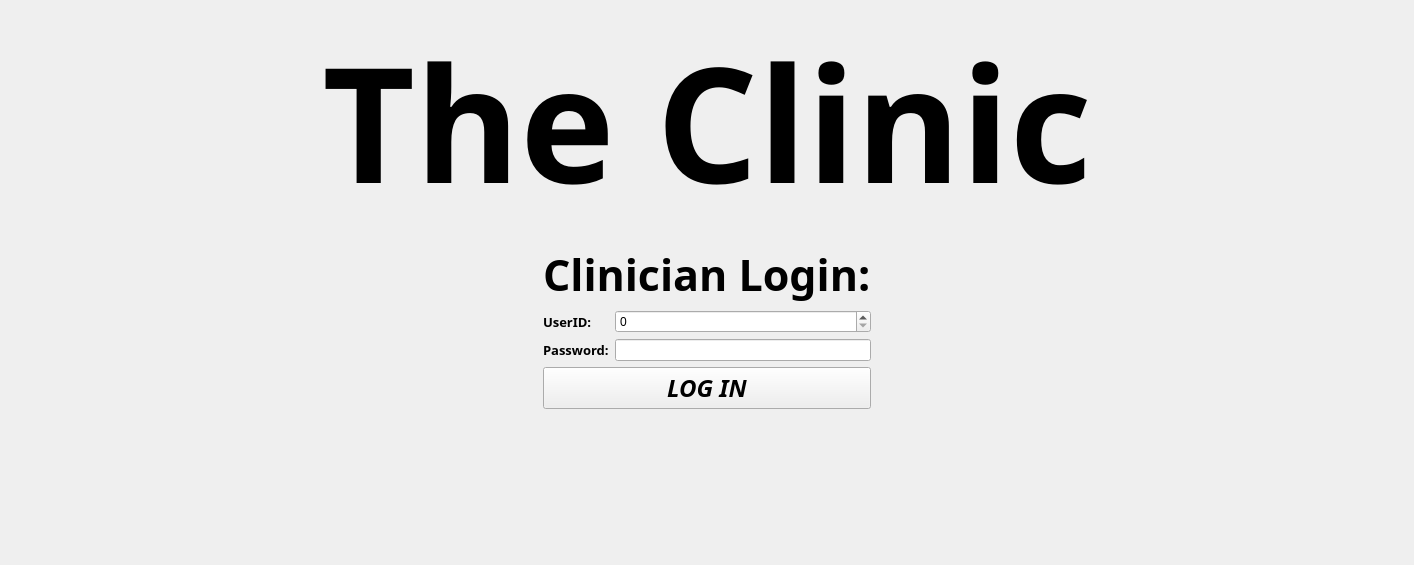
          <widget class="QWidget" name="tab_3">
           <attribute name="icon">
            <iconset>
             <normalon>:/staff.png</normalon>
            </iconset>
           </attribute>
           <attribute name="title">
            <string>Clinician</string>
           </attribute>
           <layout class="QGridLayout" name="gridLayout">
            <item row="0" column="0" colspan="3">
             <widget class="QLabel" name="mainTitle">
              <property name="font">
               <font>
                <family>Embassy BT</family>
                <pointsize>120</pointsize>
                <weight>75</weight>
                <bold>true</bold>
               </font>
              </property>
              <property name="frameShape">
               <enum>QFrame::NoFrame</enum>
              </property>
              <property name="frameShadow">
               <enum>QFrame::Sunken</enum>
              </property>
              <property name="text">
               <string>The Clinic</string>
              </property>
              <property name="alignment">
               <set>Qt::AlignCenter</set>
              </property>
             </widget>
            </item>
            <item row="1" column="0">
             <spacer name="horizontalSpacer_7">
              <property name="orientation">
               <enum>Qt::Horizontal</enum>
              </property>
              <property name="sizeHint" stdset="0">
               <size>
                <width>517</width>
                <height>20</height>
               </size>
              </property>
             </spacer>
            </item>
            <item row="1" column="1">
             <widget class="QFrame" name="frame_12">
              <property name="frameShape">
               <enum>QFrame::NoFrame</enum>
              </property>
              <property name="frameShadow">
               <enum>QFrame::Plain</enum>
              </property>
              <layout class="QFormLayout" name="formLayout_17">
               <item row="0" column="0" colspan="2">
                <widget class="QLabel" name="label">
                 <property name="font">
                  <font>
                   <family>Embassy BT</family>
                   <pointsize>32</pointsize>
                   <weight>75</weight>
                   <bold>true</bold>
                  </font>
                 </property>
                 <property name="text">
                  <string>Clinician Login:</string>
                 </property>
                </widget>
               </item>
               <item row="1" column="0">
                <widget class="QLabel" name="label_4">
                 <property name="font">
                  <font>
                   <family>MV Boli</family>
                   <pointsize>10</pointsize>
                   <weight>75</weight>
                   <bold>true</bold>
                  </font>
                 </property>
                 <property name="text">
                  <string>UserID:</string>
                 </property>
                </widget>
               </item>
               <item row="1" column="1">
                <widget class="QSpinBox" name="clinicianUsername"/>
               </item>
               <item row="2" column="0">
                <widget class="QLabel" name="label_54">
                 <property name="font">
                  <font>
                   <family>MV Boli</family>
                   <pointsize>10</pointsize>
                   <weight>75</weight>
                   <bold>true</bold>
                  </font>
                 </property>
                 <property name="text">
                  <string>Password:</string>
                 </property>
                </widget>
               </item>
               <item row="2" column="1">
                <widget class="QLineEdit" name="clinicianPassword">
                 <property name="echoMode">
                  <enum>QLineEdit::Password</enum>
                 </property>
                </widget>
               </item>
               <item row="3" column="0" colspan="2">
                <widget class="QPushButton" name="clinicianLogin">
                 <property name="font">
                  <font>
                   <family>News701 BT</family>
                   <pointsize>18</pointsize>
                   <weight>75</weight>
                   <italic>true</italic>
                   <bold>true</bold>
                  </font>
                 </property>
                 <property name="text">
                  <string>LOG IN</string>
                 </property>
                </widget>
               </item>
               <item row="4" column="0" colspan="2">
                <widget class="QLabel" name="clinicianWarning">
                 <property name="enabled">
                  <bool>true</bool>
                 </property>
                 <property name="font">
                  <font>
                   <family>Impact</family>
                   <pointsize>12</pointsize>
                   <weight>50</weight>
                   <bold>false</bold>
                  </font>
                 </property>
                 <property name="text">
                  <string/>
                 </property>
                 <property name="alignment">
                  <set>Qt::AlignRight|Qt::AlignTrailing|Qt::AlignVCenter</set>
                 </property>
                </widget>
               </item>
              </layout>
             </widget>
            </item>
            <item row="1" column="2">
             <spacer name="horizontalSpacer_8">
              <property name="orientation">
               <enum>Qt::Horizontal</enum>
              </property>
              <property name="sizeHint" stdset="0">
               <size>
                <width>517</width>
                <height>20</height>
               </size>
              </property>
             </spacer>
            </item>
            <item row="2" column="1">
             <spacer name="verticalSpacer_12">
              <property name="orientation">
               <enum>Qt::Vertical</enum>
              </property>
              <property name="sizeHint" stdset="0">
               <size>
                <width>20</width>
                <height>108</height>
               </size>
              </property>
             </spacer>
            </item>
           </layout>
          </widget>
